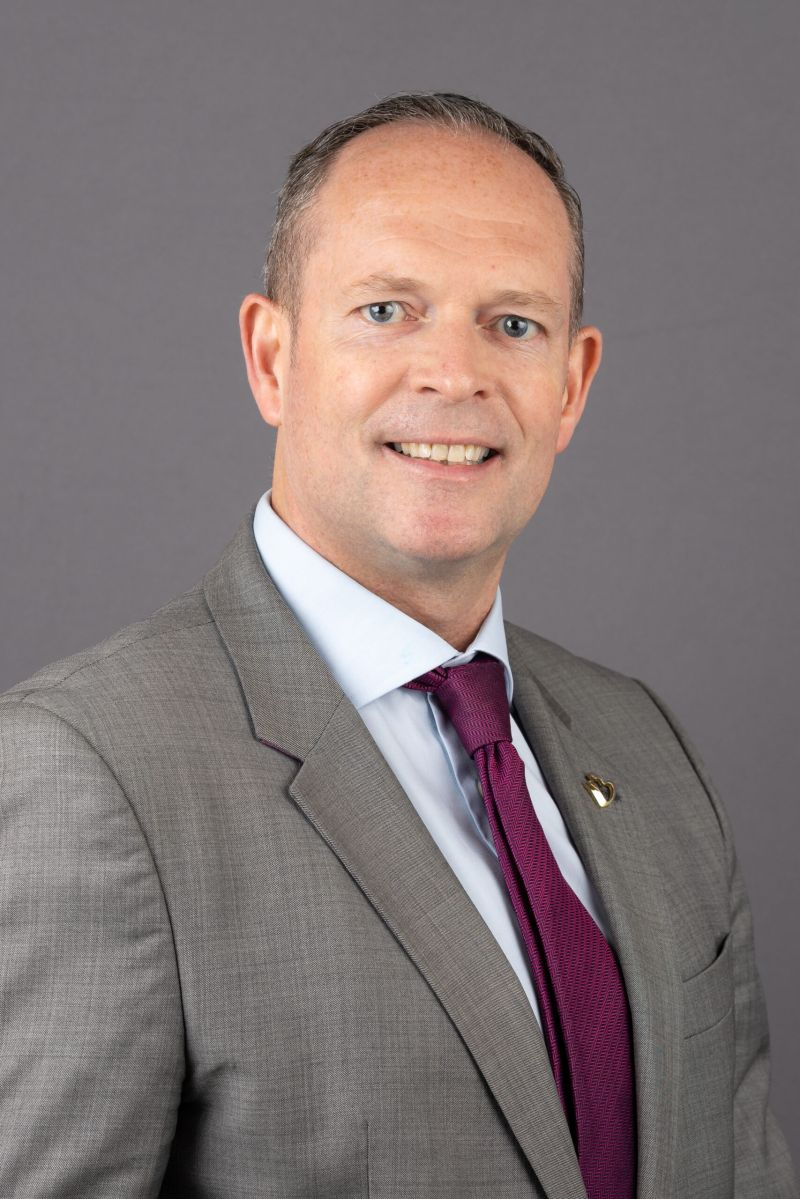
#> input picture assets/img/source/alexander-lyon.jpg, 800 x 1199 px
$ python make_episode_card.py
#> lines starting #> are read from the running program, lines starting #| are printed output that depends on the picture; after the words box and inside, x2 and y2 are one past the last pixel; in counts of white or black regions, pixels touching at a corner belong together
### tools/make_promo.py
#!/usr/bin/env python3
"""Builds the launch images for an episode: key art (teaser + out now) in every size, and quote cards.

    python3 tools/make_promo.py data/promo/episode-14.json      # writes promo-output/<name>/

Everything is drawn from the episode JSON plus the brand fonts, logo and photo in this repo.
"""
import datetime, io, json, sys, tempfile
from functools import lru_cache
from pathlib import Path
import cairosvg, numpy as np
from fontTools.ttLib import TTFont
from PIL import Image, ImageDraw, ImageFont

ROOT = Path(__file__).resolve().parent.parent
sys.path.insert(0, str(Path(__file__).resolve().parent))
from enhance_photos import enhance  # same tone adjustment as the site photos

NAVY, INDIGO, SKY, ICE, MUTED = (10, 15, 44), (37, 26, 99), (117, 192, 251), (165, 215, 255), (180, 189, 219)


@lru_cache(None)
def font_path(weight):
    out = Path(tempfile.gettempdir()) / f"dokk-manrope-{weight}.ttf"
    f = TTFont(ROOT / f"assets/fonts/manrope-latin-{weight}-normal.woff2"); f.flavor = None; f.save(out)
    return str(out)


@lru_cache(None)
def font(weight, size):
    return ImageFont.truetype(font_path(weight), int(size))


def gradient(w, h):
    t = np.linspace(0, 1, h)[:, None, None]
    arr = np.array(NAVY)[None, None, :] * (1 - t) + np.array(INDIGO)[None, None, :] * t
    return Image.fromarray(np.repeat(arr, w, axis=1).astype("uint8"), "RGB")


def logo(height):
    svg = ROOT / "assets/img/udokk-logo-clean.svg"
    return Image.open(io.BytesIO(cairosvg.svg2png(url=str(svg), output_height=int(height)))).convert("RGBA")


# [51 lines left out: functions cover, fade, wrap, fit, lines_out, pill, not called in this run]


def typo(s):
    return s.replace("'", "’")


def load_photo(ep):
    return enhance(Image.open(ROOT / ep["photo"]).convert("RGB"))


# [79 lines left out: functions key_art, quote_card, main, not called in this run]


# [2 lines that do not run on import are left out]

### tools/make_episode_card.py
#!/usr/bin/env python3
"""Makes assets/img/episode-13-alexander-lyon.jpg, a 16:9 branded card (guest portrait + title) for the blog and social previews."""
import sys
from pathlib import Path
from PIL import Image, ImageDraw
sys.path.insert(0, str(Path(__file__).resolve().parent))
from make_promo import gradient, font, logo, SKY, MUTED, ROOT

W, H = 1600, 900
card = gradient(W, H)
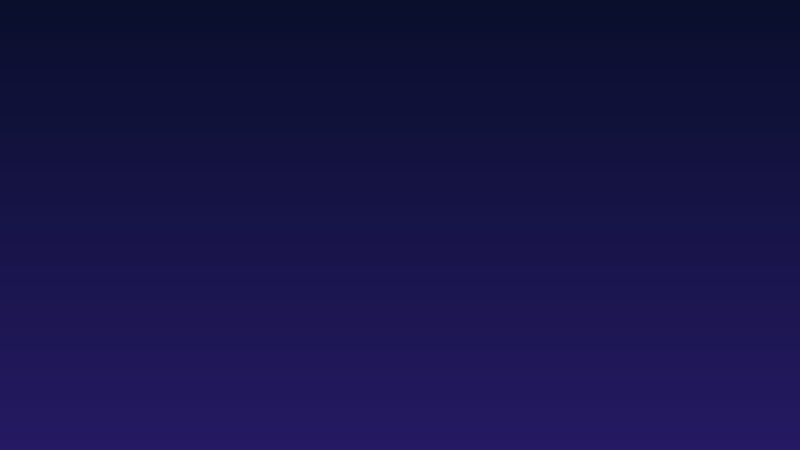
#> card: PIL image 1600x900 RGB (shown at 1/2 size); mean R, G, B 23, 20, 71
photo = Image.open(ROOT / "assets/img/source/alexander-lyon.jpg").convert("RGB")
#> photo is the input picture: PIL image 800x1199 RGB; mean R, G, B 130.2, 117.7, 117
pw = 620
photo = photo.crop((0, 0, photo.width, int(photo.width * 1.2))).resize((pw, int(pw * 1.2)), Image.LANCZOS)   # head and shoulders
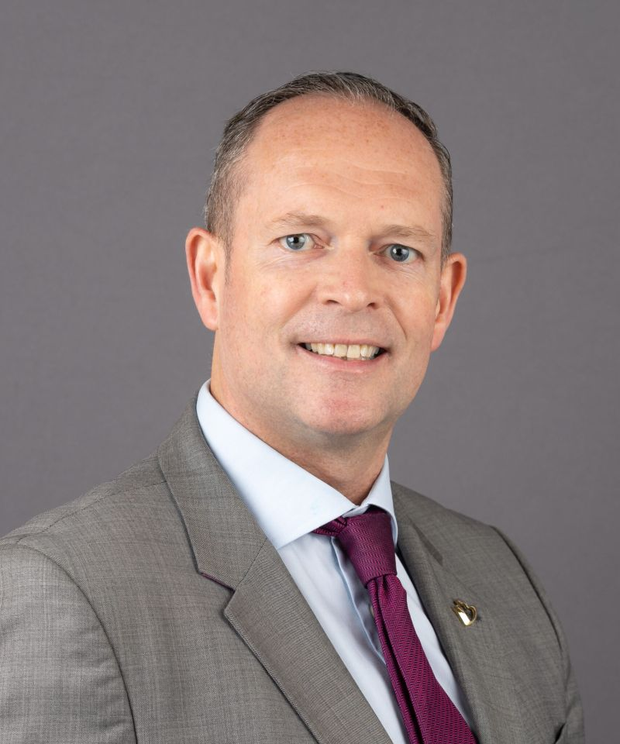
#> photo: PIL image 620x744 RGB; mean R, G, B 137.1, 123.4, 122.2
mask = Image.new("L", photo.size, 0)
#> mask: PIL image 620x744 L; every value is 0
ImageDraw.Draw(mask).rounded_rectangle((0, 0, *photo.size), 36, fill=255)
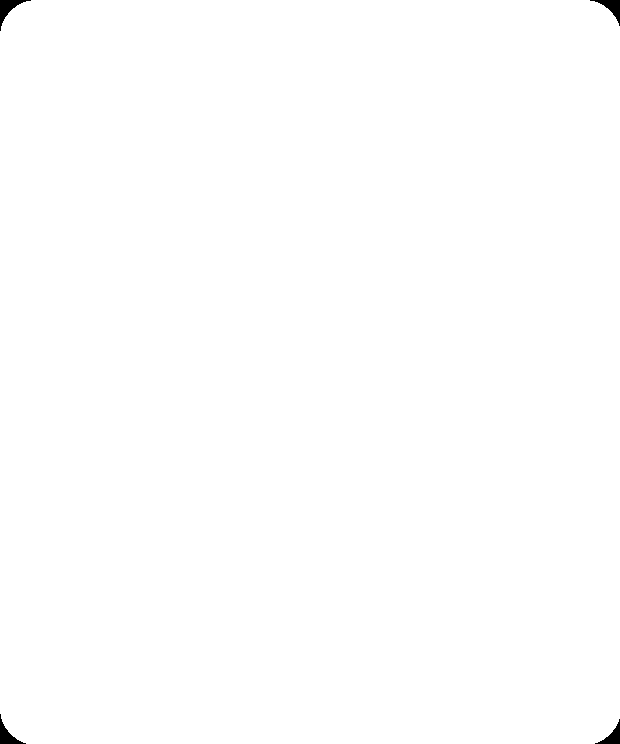
#> mask: PIL image 620x744 L; 99.8% white; 4 black regions, box (x1, y1, x2, y2) and area: (0, 0, 31, 31) 287, (590, 0, 620, 26) 256, (0, 714, 26, 744) 256, (595, 719, 620, 744) 226
card.paste(photo, (W - pw - 90, (H - photo.height) // 2), mask)
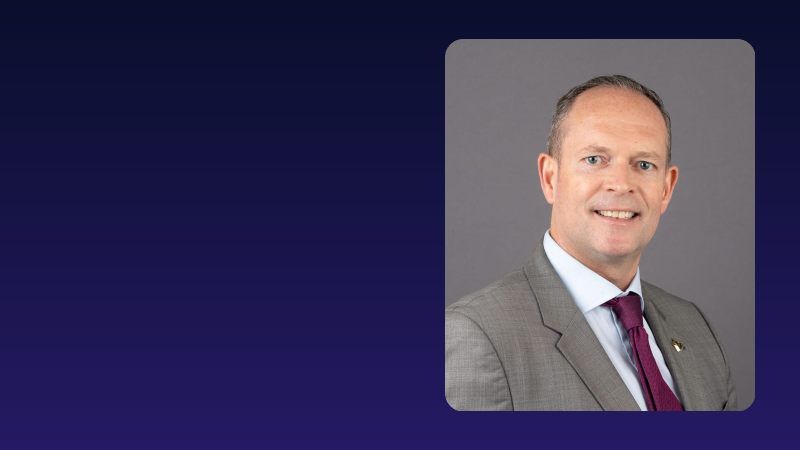
#> card: PIL image 1600x900 RGB (shown at 1/2 size); mean R, G, B 59.5, 53.1, 87.4
d = ImageDraw.Draw(card)
d.text((100, 250), "EPISODE 13", font=font(800, 34), fill=SKY)
#> (the run stopped early here; a loop or call above may not have finished)

$ run again, with assets/img/source/conversation-pair.jpg copied over assets/img/source/alexander-lyon.jpg
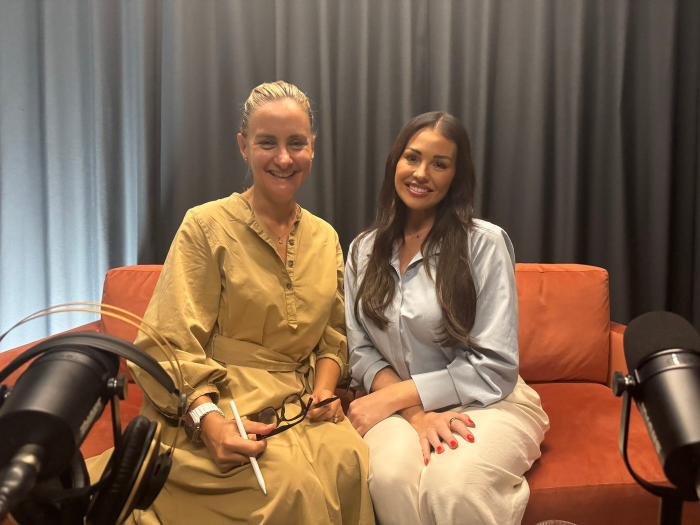
#> input picture assets/img/source/conversation-pair.jpg, 1400 x 1050 px (shown at 1/2 size)
#> photo is the input picture: PIL image 1400x1050 RGB; mean R, G, B 127.5, 102.1, 81.4
#> `photo = photo.crop((0, 0, photo.width, int(photo.width * 1.2))).resize..`:
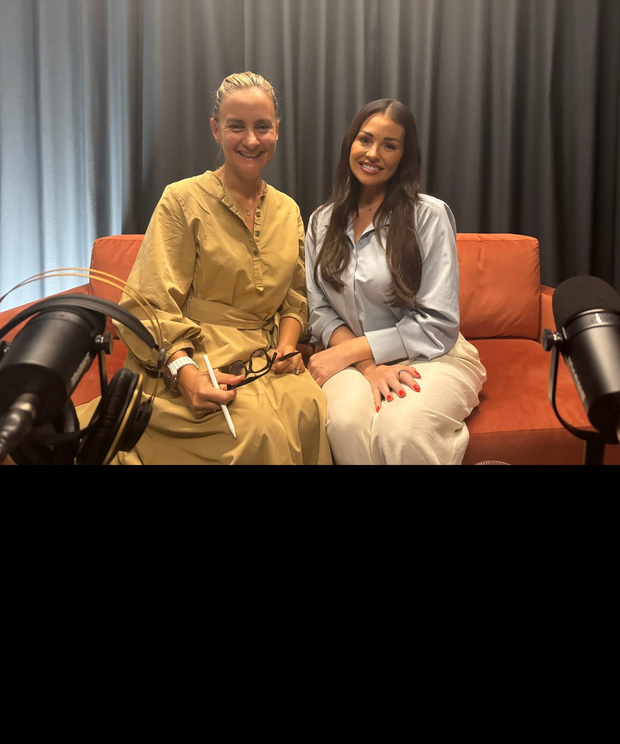
#> photo: PIL image 620x744 RGB; mean R, G, B 79.7, 63.8, 50.8
#> `card.paste(photo, (W - pw - 90, (H - photo.height) // 2), mask)`:
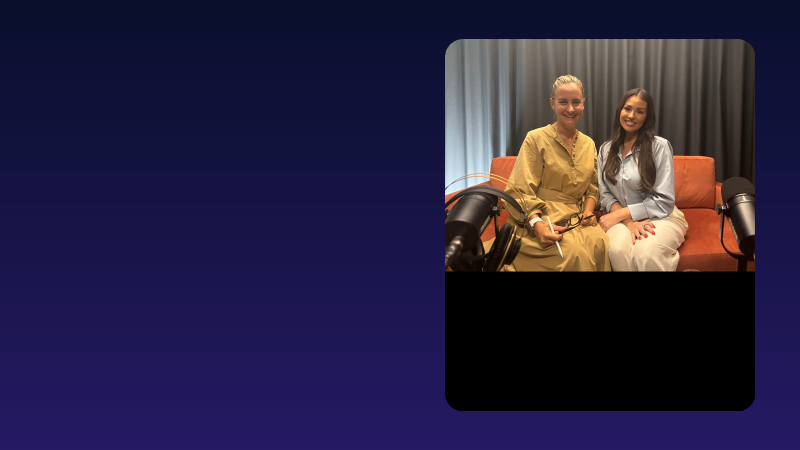
#> card: PIL image 1600x900 RGB (shown at 1/2 size); mean R, G, B 41.1, 34, 64.6

$ run again, with assets/img/source/group-of-four.jpg copied over assets/img/source/alexander-lyon.jpg
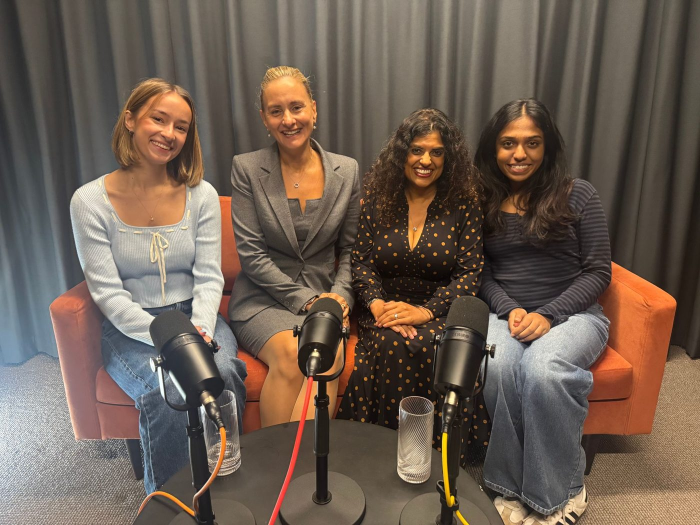
#> input picture assets/img/source/group-of-four.jpg, 1400 x 1050 px (shown at 1/2 size)
#> photo is the input picture: PIL image 1400x1050 RGB; mean R, G, B 109.1, 93.5, 81.5
#> `photo = photo.crop((0, 0, photo.width, int(photo.width * 1.2))).resize..`:
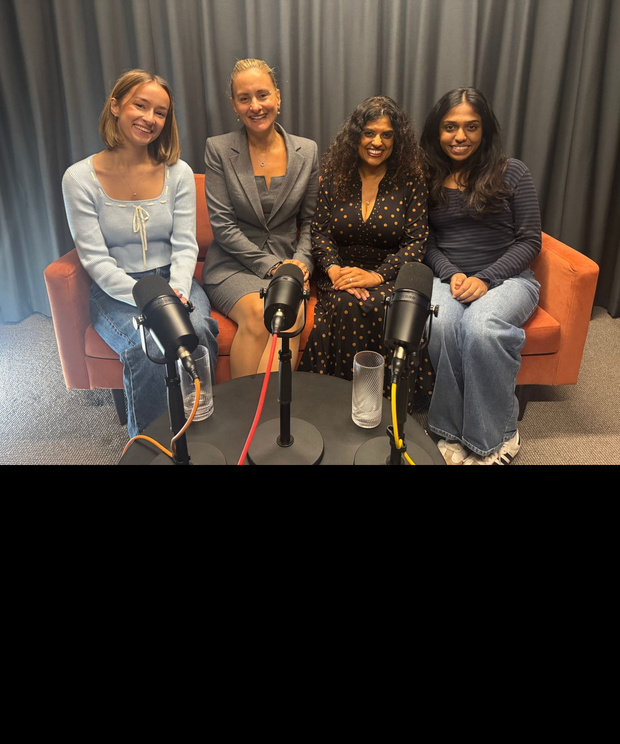
#> photo: PIL image 620x744 RGB; mean R, G, B 68.2, 58.4, 50.9
#> `card.paste(photo, (W - pw - 90, (H - photo.height) // 2), mask)`:
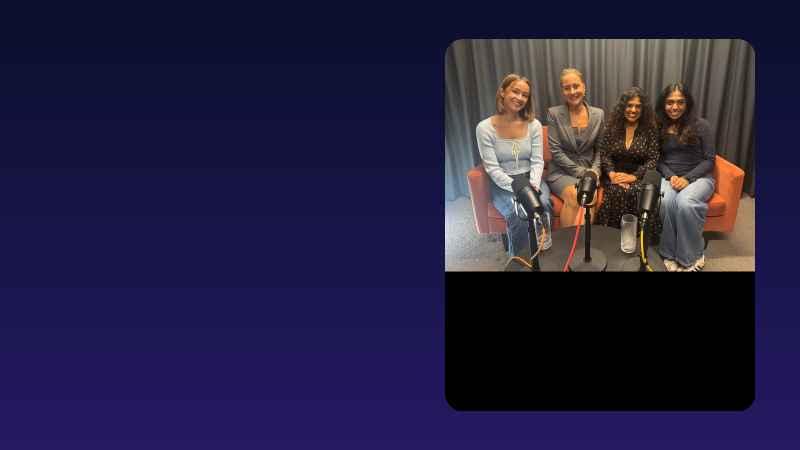
#> card: PIL image 1600x900 RGB (shown at 1/2 size); mean R, G, B 37.5, 32.3, 64.6
